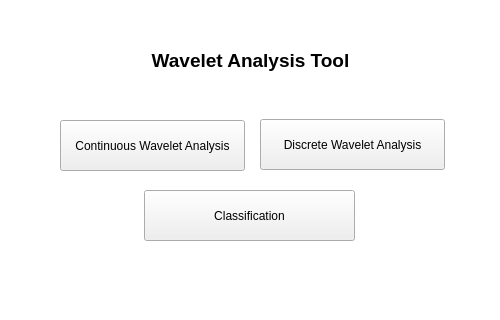
<?xml version="1.0" encoding="UTF-8"?>
<ui version="4.0">
 <class>Form</class>
 <widget class="QWidget" name="Form">
  <property name="geometry">
   <rect>
    <x>0</x>
    <y>0</y>
    <width>500</width>
    <height>320</height>
   </rect>
  </property>
  <property name="minimumSize">
   <size>
    <width>500</width>
    <height>300</height>
   </size>
  </property>
  <property name="maximumSize">
   <size>
    <width>500</width>
    <height>400</height>
   </size>
  </property>
  <property name="windowTitle">
   <string>Form</string>
  </property>
  <property name="styleSheet">
   <string notr="true">#Form{
background-color: rgb(255, 255, 255);
}</string>
  </property>
  <widget class="QPushButton" name="pushButton_DiscreteWavelet1D">
   <property name="geometry">
    <rect>
     <x>260</x>
     <y>119</y>
     <width>185</width>
     <height>51</height>
    </rect>
   </property>
   <property name="text">
    <string>Discrete Wavelet Analysis</string>
   </property>
  </widget>
  <widget class="QPushButton" name="pushButton_Prediction">
   <property name="geometry">
    <rect>
     <x>144</x>
     <y>190</y>
     <width>211</width>
     <height>51</height>
    </rect>
   </property>
   <property name="text">
    <string>Classification</string>
   </property>
  </widget>
  <widget class="QPushButton" name="pushButton_ContinuousWavelet1D">
   <property name="geometry">
    <rect>
     <x>60</x>
     <y>120</y>
     <width>185</width>
     <height>51</height>
    </rect>
   </property>
   <property name="text">
    <string>Continuous Wavelet Analysis</string>
   </property>
  </widget>
  <widget class="QLabel" name="label">
   <property name="geometry">
    <rect>
     <x>60</x>
     <y>0</y>
     <width>381</width>
     <height>121</height>
    </rect>
   </property>
   <property name="font">
    <font>
     <pointsize>14</pointsize>
     <weight>75</weight>
     <bold>true</bold>
    </font>
   </property>
   <property name="text">
    <string>Wavelet Analysis Tool</string>
   </property>
   <property name="alignment">
    <set>Qt::AlignCenter</set>
   </property>
  </widget>
 </widget>
 <resources/>
 <connections/>
</ui>
